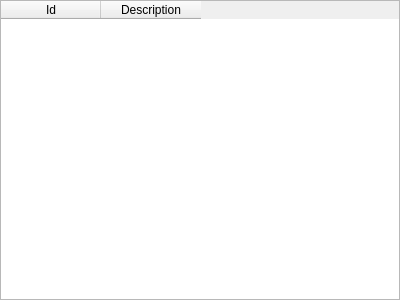
<?xml version="1.0" encoding="UTF-8"?>
<ui version="4.0">
 <class>CategoriesForm</class>
 <widget class="QWidget" name="CategoriesForm">
  <property name="geometry">
   <rect>
    <x>0</x>
    <y>0</y>
    <width>400</width>
    <height>300</height>
   </rect>
  </property>
  <property name="windowTitle">
   <string/>
  </property>
  <layout class="QVBoxLayout" name="verticalLayout">
   <property name="leftMargin">
    <number>0</number>
   </property>
   <property name="topMargin">
    <number>0</number>
   </property>
   <property name="rightMargin">
    <number>0</number>
   </property>
   <property name="bottomMargin">
    <number>0</number>
   </property>
   <item>
    <widget class="QTableWidget" name="tableWidget">
     <property name="selectionMode">
      <enum>QAbstractItemView::SingleSelection</enum>
     </property>
     <property name="selectionBehavior">
      <enum>QAbstractItemView::SelectRows</enum>
     </property>
     <column>
      <property name="text">
       <string>Id</string>
      </property>
     </column>
     <column>
      <property name="text">
       <string>Description</string>
      </property>
     </column>
    </widget>
   </item>
  </layout>
 </widget>
 <resources/>
 <connections/>
</ui>
